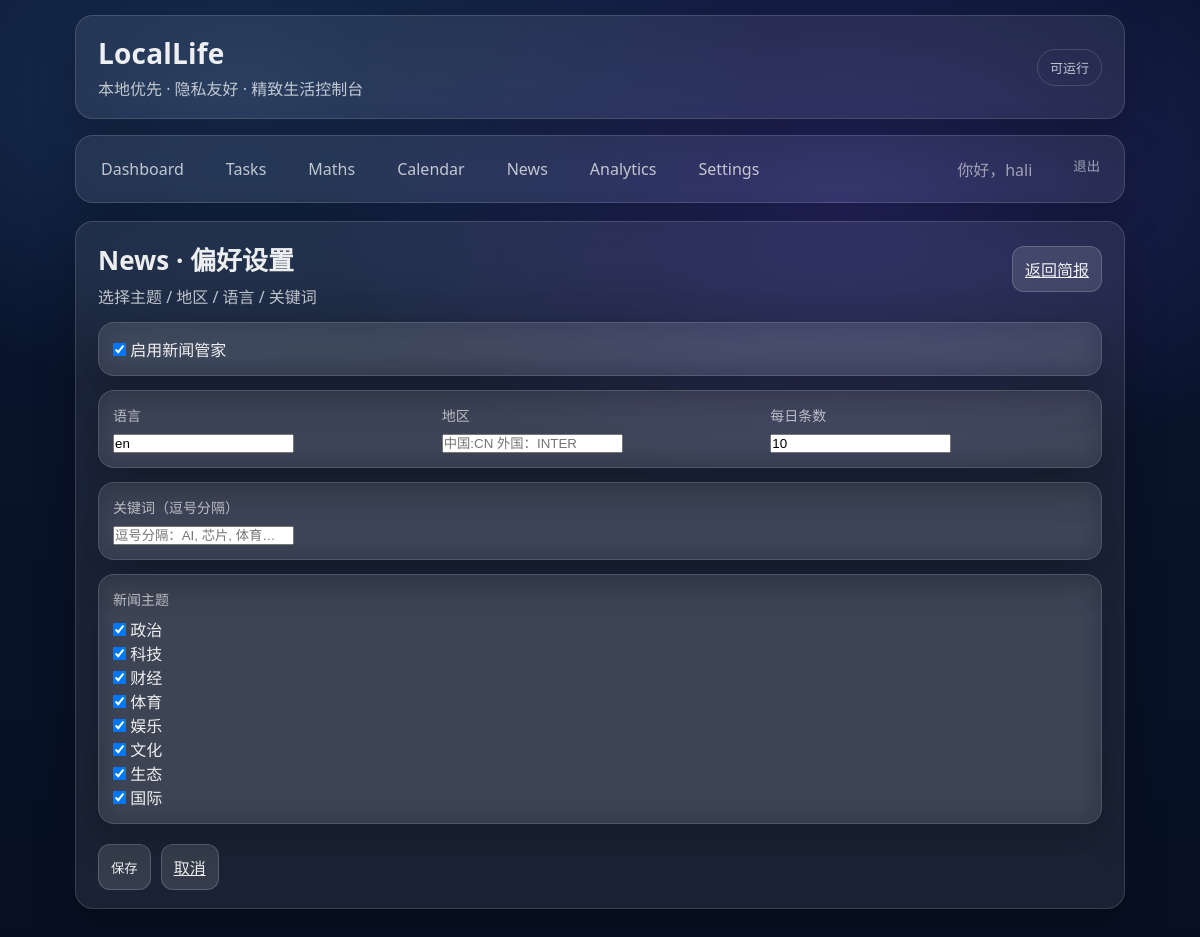
The page /news/preferences/ (signed in) on the database as committed earlier.
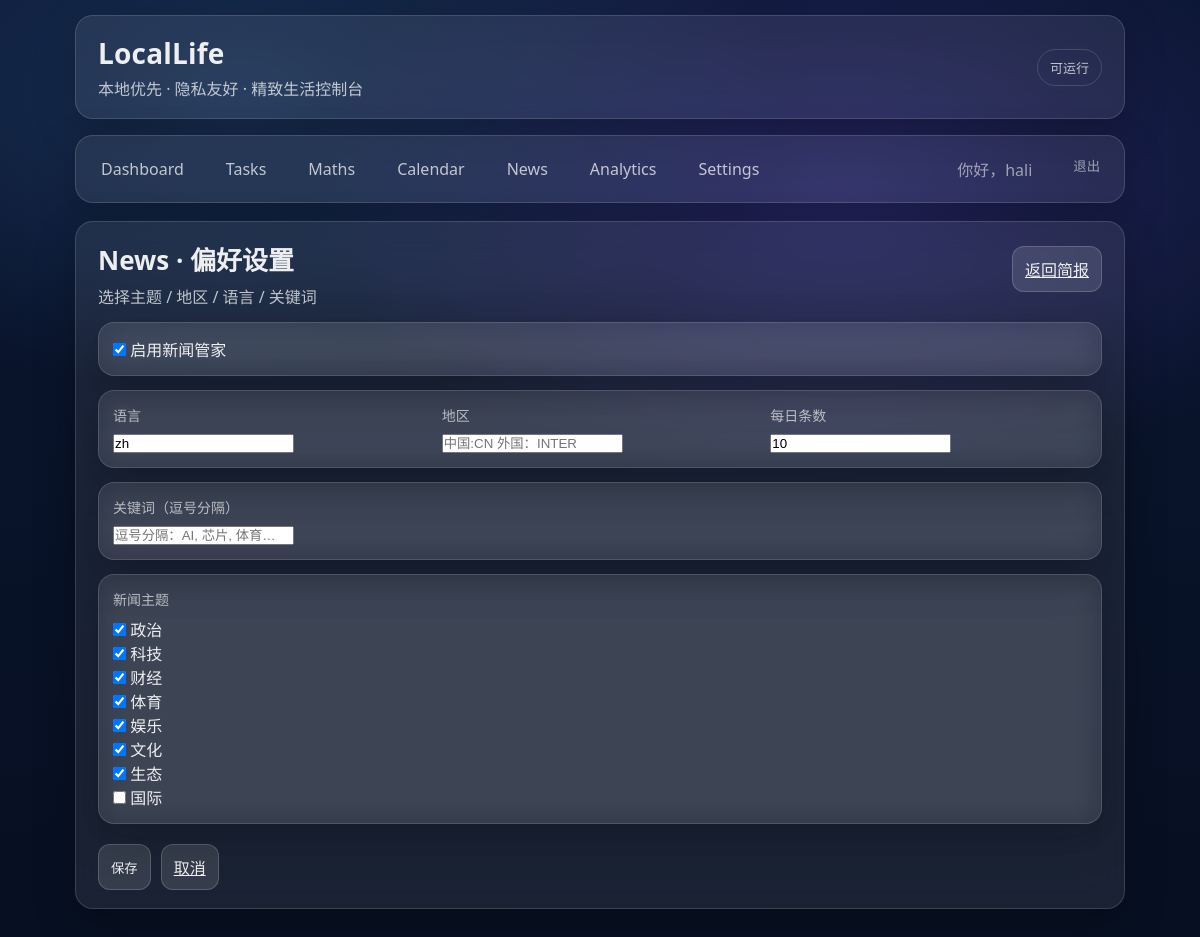
The same page on the database as committed later.
### news/models.py (models this page shows, shortened)
class UserNewsPreference(models.Model):
    user = models.OneToOneField(settings.AUTH_USER_MODEL, on_delete=models.CASCADE, related_name="news_pref")
    enabled = models.BooleanField(default=True)
    include_keywords = models.CharField(max_length=255, default='')  # 设置默认值
    topics = models.ManyToManyField(Topic, blank=True,default="")
    language = models.CharField(max_length=10, default="zh")
    region = models.CharField(max_length=10, blank=True, default="")
    keywords = models.CharField(max_length=300, blank=True, default="")
    max_items = models.PositiveSmallIntegerField(default=8)

### news/views.py (the view)
# urls.py: path("preferences/", views.preferences, name="preferences"),
@login_required
def preferences(request):
    pref, _ = UserNewsPreference.objects.get_or_create(user=request.user)
    if request.method == "POST":
        form = NewsPreferenceForm(request.POST, instance=pref)
        if form.is_valid():
            form.save()
            return redirect("news:index")
    else:
        form = NewsPreferenceForm(instance=pref)
    return render(request, "news/preferences.html", {"form": form})

### news/forms.py
class NewsPreferenceForm(forms.ModelForm):
    topics = forms.ModelMultipleChoiceField(
        queryset=Topic.objects.all(),
        required=False,
        widget=forms.CheckboxSelectMultiple,
        label="新闻主题",
    )
    class Meta:
        model = UserNewsPreference
        fields = ["enabled", "language", "region", "keywords", "max_items", "topics"]
        widgets = {
            "keywords": forms.TextInput(attrs={"placeholder": "逗号分隔：AI, 芯片, 体育…"}),
            "language": forms.TextInput(attrs={"placeholder": "中文：zh 英文：en"}),
            "region": forms.TextInput(attrs={"placeholder": "中国:CN 外国：INTER"}),
        }
        labels = {
            "enabled": "启用新闻管家",
            "language": "语言",
            "region": "地区",
            "keywords": "关键词",
            "max_items": "每日条数",
        }

### news/models.py (called while the page is built)
    def __str__(self) -> str:
        return self.name

### templates/news/preferences.html (shortened to what this page needs)
{% extends "base.html" %}
{% block content %}
<section class="glass card">
  <div class="cal-head">
    <div>
      <div class="card-title">News · 偏好设置</div>
      <div class="card-subtitle">选择主题 / 地区 / 语言 / 关键词</div>
    </div>
    <div class="cal-actions">
      <a class="btn subtle" href="{% url 'news:index' %}">返回简报</a>
    </div>
  </div>
  <form method="post" style="margin-top:14px; display:flex; flex-direction:column; gap:14px;">
    <div class="glass" style="padding:14px; border-radius:16px;">
      {{ form.enabled }} <label for="{{ form.enabled.id_for_label }}">启用新闻管家</label>
    </div>
    <div class="glass" style="padding:14px; border-radius:16px; display:grid; gap:12px; grid-template-columns: repeat(auto-fit, minmax(220px, 1fr));">
      <div>
        <div class="muted" style="margin-bottom:6px;">语言</div>
        {{ form.language }}
      </div>
      <div>
        <div class="muted" style="margin-bottom:6px;">地区</div>
        {{ form.region }}
      </div>
      <div>
        <div class="muted" style="margin-bottom:6px;">每日条数</div>
        {{ form.max_items }}
      </div>
    </div>
    <div class="glass" style="padding:14px; border-radius:16px;">
      <div class="muted" style="margin-bottom:6px;">关键词（逗号分隔）</div>
      {{ form.keywords }}
    </div>
    <div class="glass" style="padding:14px; border-radius:16px;">
      <div class="muted" style="margin-bottom:8px;">新闻主题</div>
      {{ form.topics }}
    </div>
    <div style="display:flex; gap:10px;">
      <button class="btn" type="submit">保存</button>
      <a class="btn subtle" href="{% url 'news:index' %}">取消</a>
    </div>
  </form>
</section>
{% endblock %}

Rows that differ between the two databases and show on the page:
changed UserNewsPreference: language "en" → "zh"
Other text that changed with them:
form field topics: "☑ ☑ ☑ ☑ ☑ ☑ ☑ ☑" → "☑ ☑ ☑ ☑ ☑ ☑ ☑ ☐"
